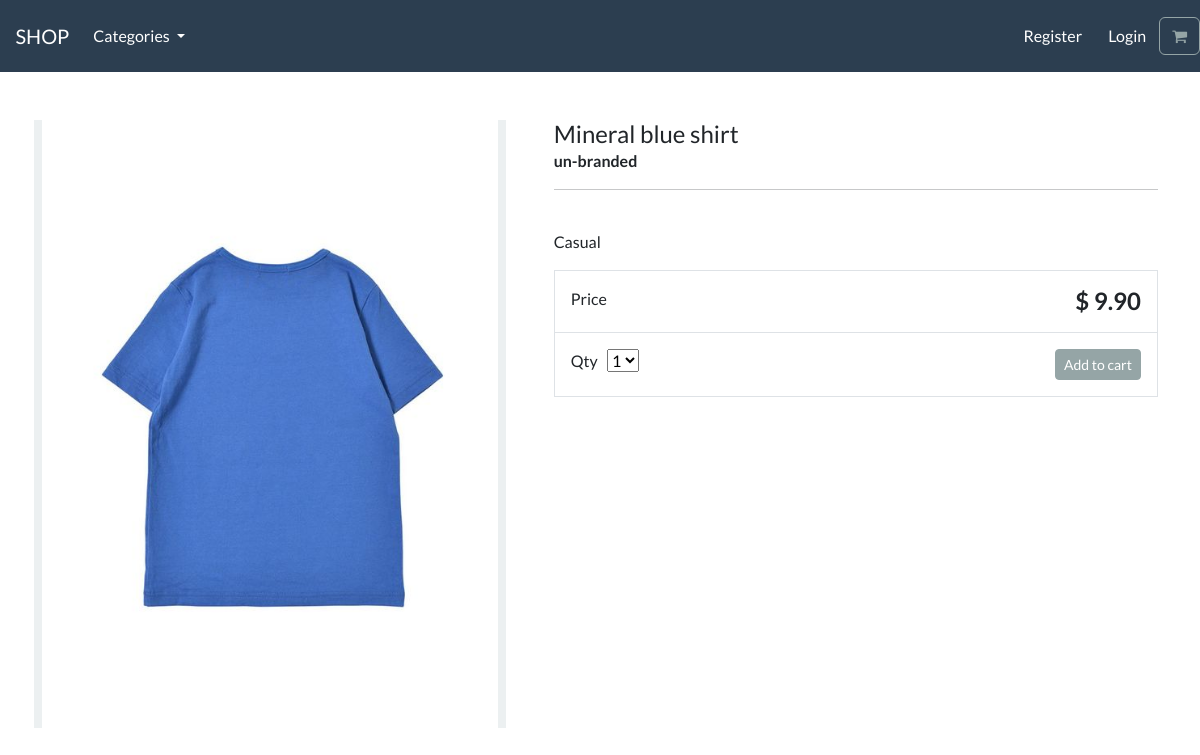
/product/mineral-blue-shirt, run on the app's committed database.
### store/models.py (models this page shows, shortened)
class Product(models.Model):
    category = models.ForeignKey(Category, related_name='product', on_delete=models.CASCADE, null=True)
    title = models.CharField(max_length=250)
    brand = models.CharField(max_length=250, default='un-branded')
    description = models.TextField(blank=True)
    slug = models.SlugField(max_length=255)
    price = models.DecimalField(max_digits=4, decimal_places=2)
    image = models.ImageField(upload_to='images/')
    class Meta:
        verbose_name_plural = 'products'

### store/views.py (the view)
# urls.py: path('product/<slug:product_slug>', views.product_info, name='product-info'),
def product_info(request, product_slug):
    product = get_object_or_404(Product, slug=product_slug)
    context = {'product': product}
    return render(request, 'store/product-info.html', context)

### cart/context_processors.py (called while the page is built)
def cart(request):
    return {'cart': Cart(request)}

### store/models.py (called while the page is built)
    def get_absolute_url(self):
        return reverse('list-category', args=[self.slug])

### store/views.py (called while the page is built)
def categories(request):
    all_categories = Category.objects.all()
    return {'all_categories': all_categories}

### store/templates/store/product-info.html (shortened to what this page needs)
{% extends "./base.html" %}
{% load static %}
{% block content %}
<div class="container">
    <main class="pt-5">
        <div class="row g-3">
            <div class="col-md-5 col-lg-5 order-md-first bg-light">
                <img class="img-fluid mx-auto d-block" alt="Responsive image" src="{{ product.image.url }}">
            </div>
            <div class="col-md-7 col-lg-7 ps-md-3 ps-lg-5">
                <h1 class="mb-0 h4"> {{ product.title }}  </h1>
                <strong> {{ product.brand }} </strong>
                <hr>
                <br>
                <p> {{ product.description }} </p>
                <div class="border">
                    <div class="col border-bottom">
                        <div class="row p-3">
                            <div class="col-6"> Price </div>
                            <div class="col-6 text-end"><span class="h4 fw-bold">$ {{ product.price }} </span></div>
                        </div>
                    </div>
                    <div class="col">
                        <div class="row p-3">
                            <div class="col-6">
                                <label for="select">Qty</label>
                                <select id="select">
                                    <option value="1">1</option>
                                </select>
                            </div>
                            <div class="col-6 text-end">
                                <button type="button" id="add-button" value="" class="btn btn-secondary btn-sm">
                                Add to cart
                                </button>
                            </div>
                        </div>
                    </div>
                </div>
            </div>
        </div>
    </main>
    <br>
</div>
{% endblock %}

### data on the page
Product: image (picture), title "Mineral blue shirt", brand "un-branded", description "Casual", price "9.90"
